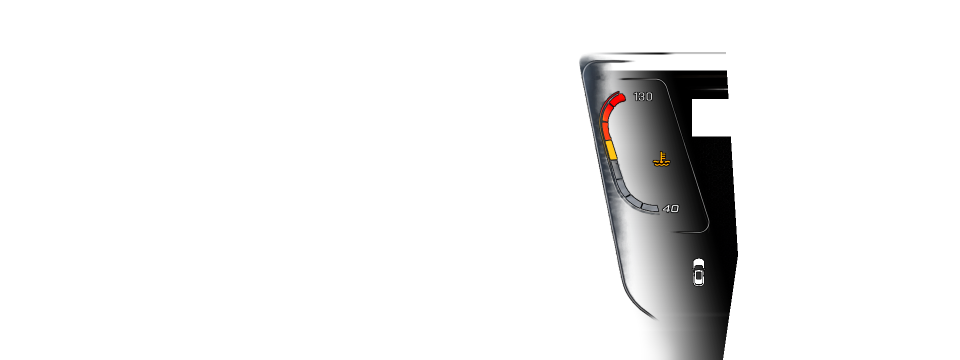
#> input picture app/src/main/assets/dashboard/classic_custom/engine_temperature.png, 1920 x 720 px (shown at 1/2 size)
$ python build_forbidden_mask_outline.py --source ../app/src/main/assets/dashboard/classic_custom/engine_temperature.png --output-dir out
#> lines starting #> are read from the running program, lines starting #| are printed output that depends on the picture; after the words box and inside, x2 and y2 are one past the last pixel; in counts of white or black regions, pixels touching at a corner belong together
#!/usr/bin/env python3
"""Build a smooth calibration outline from the system-icon forbidden mask.

`h9_system_icon_forbidden_mask_1920x720.png` (a.k.a.
`docs/H9_Cluster_Neutral_Design_Template_1920x720/03_system_icons_forbidden_mask.png`)
was traced by hand from a photo of the real cluster, so its boundary is a
raw pixel staircase (lots of small straight steps instead of a clean curve).

This script produces a *new* transparent PNG that traces a smooth outline
right at the edge of each of the mask's 6 regions, with the staircase noise
removed: gentle curves everywhere a curve is expected, and clean right
angles preserved on the rectangular tabs. The outline is meant to be baked
into the calibration APK and nudged against real dashboard photos, so it is
drawn as a thin bright core line with a soft dark halo to stay visible over
any background.

The canonical mask itself is never modified or resized — only a smoothed
*copy* of its silhouette is used to place the outline.
"""

from __future__ import annotations

import argparse
from pathlib import Path

import cv2
import numpy as np
from PIL import Image

SIZE = (1920, 720)

# Supersampling factor used while smoothing/stroking, for anti-aliased,
# perfectly even edges with no visible pixel steps in the final PNG.
SUPERSAMPLE = 6

# How aggressively to round off staircase noise, in *original* pixels.
# The two big hand-traced arcs need a fairly wide radius to erase their
# staircase; the small rectangular tabs only need a light touch so they
# keep their real right angles.
SMOOTH_RADIUS_BIG = 22
SMOOTH_RADIUS_SMALL = 3
BIG_COMPONENT_MIN_AREA = 20000

STROKE_WIDTH = 4
HALO_WIDTH = 3
CORE_COLOR = (255, 255, 255)
HALO_COLOR = (0, 0, 0)
HALO_ALPHA = 150


def load_binary_mask(path: Path) -> np.ndarray:
    image = Image.open(path).convert("L")
    if image.size != SIZE:
        raise ValueError(f"{path}: expected {SIZE}, got {image.size}")
    array = np.array(image)
    return (array > 127).astype(np.uint8) * 255


def supersampled_smooth(mask_roi: np.ndarray, radius: int) -> np.ndarray:
    """Upscale, blur and re-threshold, then let the caller downsample later.

    Working at a higher resolution before downsampling is what turns a
    coarse pixel staircase into a properly anti-aliased, evenly smooth edge.
    """
    big = cv2.resize(
        mask_roi,
        None,
        fx=SUPERSAMPLE,
        fy=SUPERSAMPLE,
        interpolation=cv2.INTER_NEAREST,
    )
    sigma = max(1.0, radius * SUPERSAMPLE / 3.0)
    blurred = cv2.GaussianBlur(big, (0, 0), sigma)
    _, hard = cv2.threshold(blurred, 127, 255, cv2.THRESH_BINARY)
    return hard


def outward_ring_big(mask_big: np.ndarray, width_px: int) -> np.ndarray:
    kernel_size = width_px * SUPERSAMPLE * 2 + 1
    kernel = cv2.getStructuringElement(cv2.MORPH_ELLIPSE, (kernel_size, kernel_size))
    dilated = cv2.dilate(mask_big, kernel)
    return cv2.subtract(dilated, mask_big)


def downsample(mask_big: np.ndarray, roi_shape: tuple[int, int]) -> np.ndarray:
    height, width = roi_shape
    return cv2.resize(mask_big, (width, height), interpolation=cv2.INTER_AREA)


def render_component_outline(mask_roi: np.ndarray, radius: int) -> np.ndarray:
    """Return an RGBA outline layer (white core + dark halo) for one region."""
    smooth_big = supersampled_smooth(mask_roi, radius)

    halo_big = outward_ring_big(smooth_big, STROKE_WIDTH + HALO_WIDTH)
    core_big = outward_ring_big(smooth_big, STROKE_WIDTH)
    halo_only_big = cv2.subtract(halo_big, core_big)

    core_alpha = downsample(core_big, mask_roi.shape)
    halo_alpha = downsample(halo_only_big, mask_roi.shape)

    height, width = mask_roi.shape
    layer = np.zeros((height, width, 4), dtype=np.uint8)

    halo_norm = (halo_alpha.astype(np.float32) / 255.0) * HALO_ALPHA
    layer[:, :, 0] = HALO_COLOR[0]
    layer[:, :, 1] = HALO_COLOR[1]
    layer[:, :, 2] = HALO_COLOR[2]
    layer[:, :, 3] = halo_norm.astype(np.uint8)

    core_pixels = core_alpha > 0
    layer[core_pixels, 0:3] = CORE_COLOR
    layer[core_pixels, 3] = core_alpha[core_pixels]

    return layer


def build_outline(mask: np.ndarray) -> np.ndarray:
    count, labels, stats, _ = cv2.connectedComponentsWithStats(mask, connectivity=8)
    canvas = np.zeros((*mask.shape, 4), dtype=np.uint8)

    for label in range(1, count):
        x, y, w, h, area = stats[label]
        if area < 5:
            continue

        radius = SMOOTH_RADIUS_BIG if area >= BIG_COMPONENT_MIN_AREA else SMOOTH_RADIUS_SMALL
        pad = radius * 3 + STROKE_WIDTH + HALO_WIDTH + 4

        x0 = max(0, x - pad)
        y0 = max(0, y - pad)
        x1 = min(mask.shape[1], x + w + pad)
        y1 = min(mask.shape[0], y + h + pad)

        component_mask = np.where(labels[y0:y1, x0:x1] == label, mask[y0:y1, x0:x1], 0)
        layer = render_component_outline(component_mask, radius)

        region = canvas[y0:y1, x0:x1]
        alpha_f = layer[:, :, 3:4].astype(np.float32) / 255.0
        region[:, :, 0:3] = (
            layer[:, :, 0:3].astype(np.float32) * alpha_f
            + region[:, :, 0:3].astype(np.float32) * (1 - alpha_f)
        ).astype(np.uint8)
        region[:, :, 3] = np.maximum(region[:, :, 3], layer[:, :, 3])

    return canvas


def build_smoothed_silhouette(mask: np.ndarray) -> np.ndarray:
    """A clean, anti-aliased copy of the mask silhouette (for reference/QA)."""
    count, labels, stats, _ = cv2.connectedComponentsWithStats(mask, connectivity=8)
    canvas = np.zeros(mask.shape, dtype=np.uint8)

    for label in range(1, count):
        x, y, w, h, area = stats[label]
        if area < 5:
            continue

        radius = SMOOTH_RADIUS_BIG if area >= BIG_COMPONENT_MIN_AREA else SMOOTH_RADIUS_SMALL
        pad = radius * 3 + 4

        x0 = max(0, x - pad)
        y0 = max(0, y - pad)
        x1 = min(mask.shape[1], x + w + pad)
        y1 = min(mask.shape[0], y + h + pad)

        component_mask = np.where(labels[y0:y1, x0:x1] == label, mask[y0:y1, x0:x1], 0)
        smooth_big = supersampled_smooth(component_mask, radius)
        smooth = downsample(smooth_big, component_mask.shape)
        canvas[y0:y1, x0:x1] = np.maximum(canvas[y0:y1, x0:x1], smooth)

    return canvas


def main() -> None:
    parser = argparse.ArgumentParser()
    parser.add_argument("--source", required=True, type=Path)
    parser.add_argument("--output-dir", required=True, type=Path)
    args = parser.parse_args()

    mask = load_binary_mask(args.source)
#> in load_binary_mask, `return (array > 127).astype(np.uint8) * 255`:
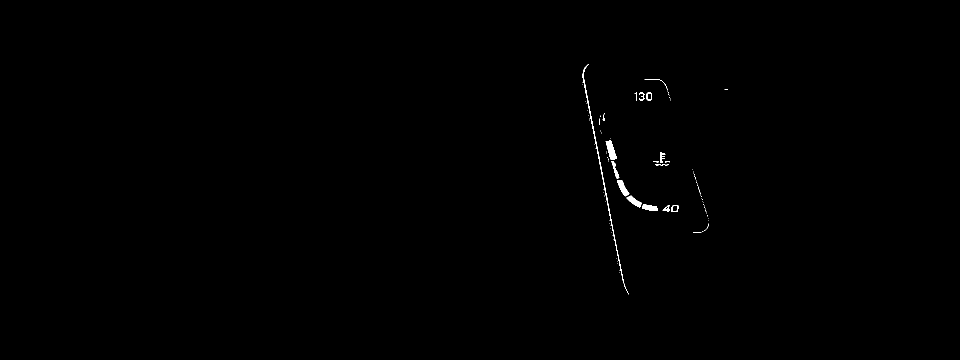
#> returned value: shape (720, 1920) (shown at 1/2 size); 0.24% white; 92 white regions (75 under 20 px), largest, box (x1, y1, x2, y2) and area: (1165, 128, 1258, 589) 877, (1211, 281, 1234, 319) 467, (1234, 361, 1259, 393) 353

    outline = build_outline(mask)
#> in build_outline, `count, labels, stats, _ = cv2.connectedComponentsWithStats(mask, conne..`: labels: shape (720, 1920) int32; 93 distinct labels, from 0 to 92
#> in build_outline, `count, labels, stats, _ = cv2.connectedComponentsWithStats(mask, conne..`: count = 93; stats = 93 rows, first 6: [0, 0, 1920, 720, 1379089], [1165, 128, 93, 461, 877], [1289, 158, 46, 22, 54], [1164, 164, 1, 1, 1], [1165, 168, 1, 1, 1], [1449, 178, 7, 1, 7]
#> the loop in build_outline, `for label in range(1, count):` made 92 passes
#> (x, y, w, h, area, x0, y0, x1) on passes 1, 2, 7, 8, 9, 19, 29, 33, 38, 39, 40, 41: (1165, 128, 93, 461, 877, 1145, 108, 1278), (1289, 158, 46, 22, 54, 1269, 138, 1355), (1269, 185, 5, 16, 36, 1249, 165, 1294), (1278, 185, 11, 16, 70, 1258, 165, 1309), (1293, 185, 11, 16, 80, 1273, 165, 1324), (1205, 226, 5, 15, 30, 1185, 206, 1230), (1211, 281, 23, 38, 467, 1191, 261, 1254), (1320, 304, 11, 22, 102, 1300, 284, 1351), (1223, 322, 16, 35, 188, 1203, 302, 1259), (1307, 322, 10, 3, 21, 1287, 302, 1337), (1330, 322, 10, 3, 22, 1310, 302, 1360), (1310, 328, 27, 3, 50, 1290, 308, 1357)
#> pass 1, in supersampled_smooth, `_, hard = cv2.threshold(blurred, 127, 255, cv2.THRESH_BINARY)`:
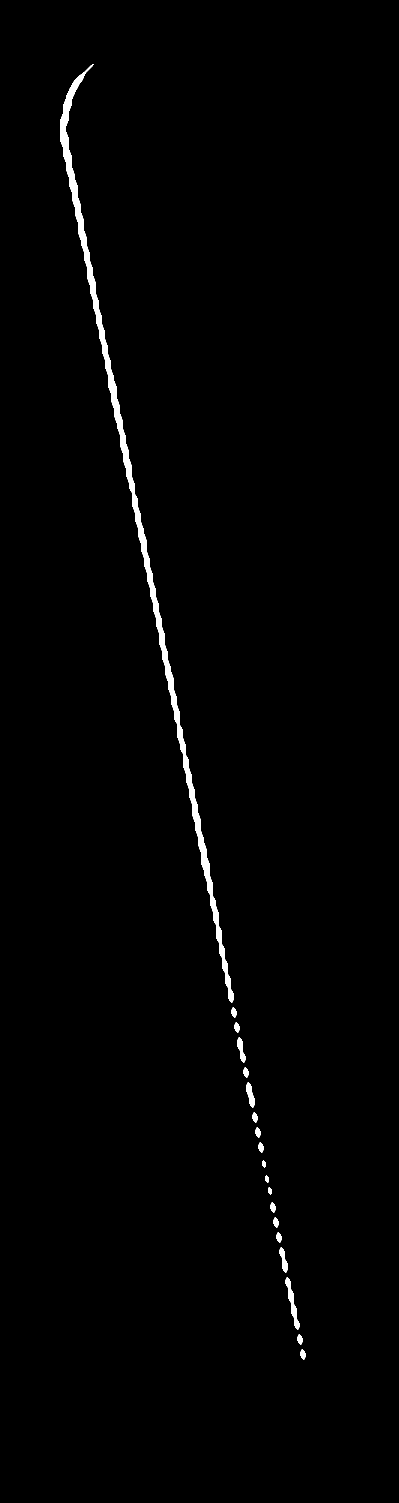
#> hard: shape (3006, 798) (shown at 1/2 size); 1.1% white; 19 white regions, largest, box (x1, y1, x2, y2) and area: (120, 128, 467, 2005) 21374, (571, 2555, 599, 2659) 844, (493, 2165, 509, 2215) 474
#> after the loop in build_outline, `for label in range(1, count):`: component_mask: shape (41, 57); 0.73% white in thin lines or dots, all inside (x1, y1, x2, y2) = (20, 20, 37, 21)
#> after the loop in build_outline, `for label in range(1, count):`: region: shape (41, 57, 4); every value is 0
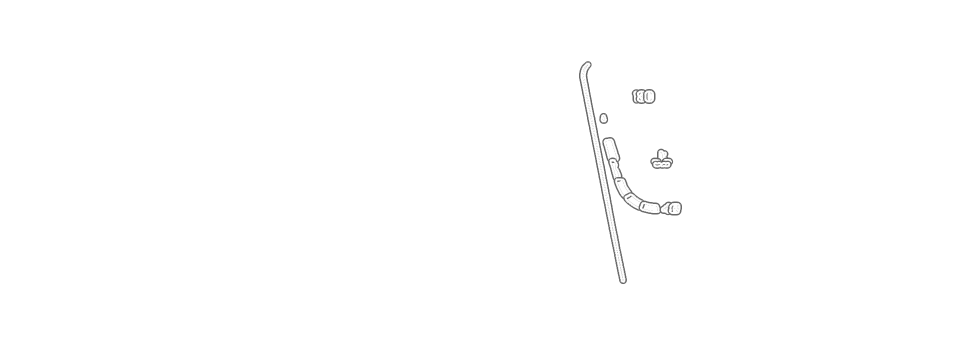
#> outline: shape (720, 1920, 4) (shown at 1/2 size); mean of channels 0, 1, 2, 3 1.4, 1.4, 1.4, 1.9; transparent parts drawn white
    smoothed = build_smoothed_silhouette(mask)
#> in build_smoothed_silhouette, `count, labels, stats, _ = cv2.connectedComponentsWithStats(mask, conne..`: count = 93
#> the loop in build_smoothed_silhouette, `for label in range(1, count):` made 92 passes
#> (x, y, w, h, area, x0, y0, x1) on passes 1, 2, 7, 8, 9: (1165, 128, 93, 461, 877, 1152, 115, 1271), (1289, 158, 46, 22, 54, 1276, 145, 1348), (1269, 185, 5, 16, 36, 1256, 172, 1287), (1278, 185, 11, 16, 70, 1265, 172, 1302), (1293, 185, 11, 16, 80, 1280, 172, 1317)
#> pass 1, in supersampled_smooth (call 25), `big = cv2.resize( mask_roi, None, fx=SUPERSAMPLE, fy=SUPERSAMPLE, inte..`:
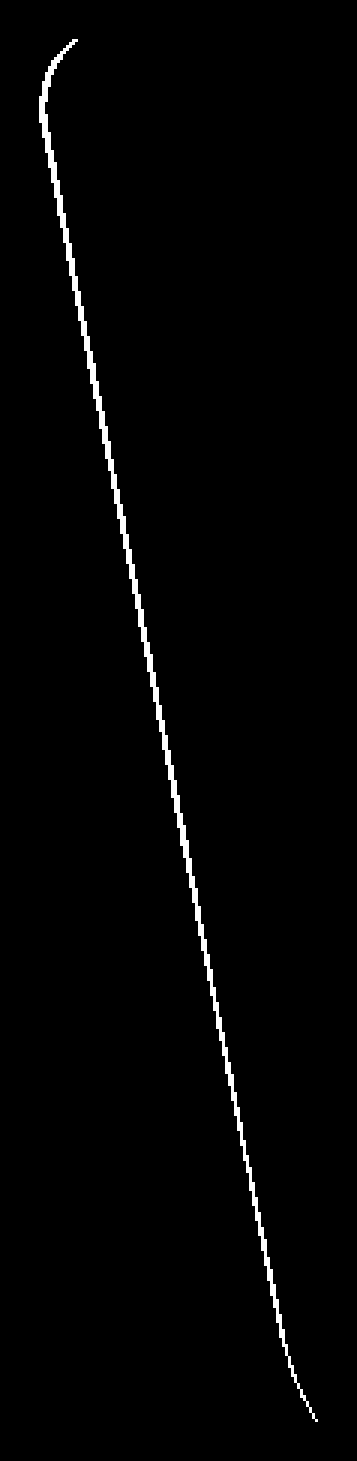
#> big: shape (2922, 714) (shown at 1/2 size); 1.5% white; 1 white region, box (x1, y1, x2, y2) and area: (78, 78, 636, 2844) 31572
#> pass 1, in supersampled_smooth (call 25), `_, hard = cv2.threshold(blurred, 127, 255, cv2.THRESH_BINARY)`:
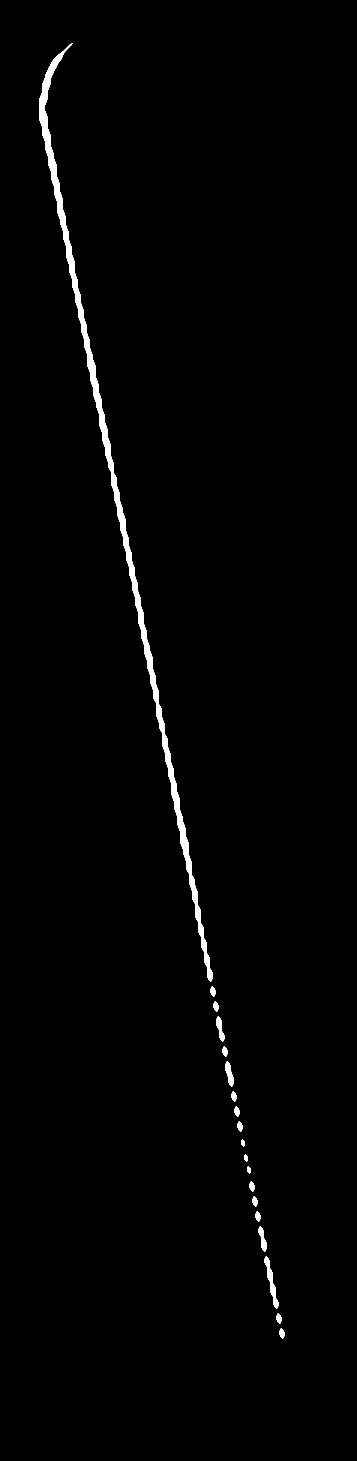
#> hard: shape (2922, 714) (shown at 1/2 size); 1.2% white; 19 white regions, largest, box (x1, y1, x2, y2) and area: (78, 86, 425, 1963) 21374, (529, 2513, 557, 2617) 844, (451, 2123, 467, 2173) 474
#> after the loop in build_smoothed_silhouette, `for label in range(1, count):`:
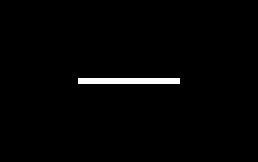
#> component_mask: shape (27, 43) (shown 6 times larger); 1.5% white in thin lines or dots, all inside (x1, y1, x2, y2) = (13, 13, 30, 14)
#> after the loop in build_smoothed_silhouette, `for label in range(1, count):`: smooth_big: shape (162, 258); every value is 0

    args.output_dir.mkdir(parents=True, exist_ok=True)

    Image.fromarray(outline, "RGBA").save(
        args.output_dir / "system_icons_forbidden_mask_outline_1920x720.png",
        "PNG",
        optimize=True,
    )
    Image.fromarray(smoothed, "L").save(
        args.output_dir / "system_icons_forbidden_mask_smoothed_1920x720.png",
        "PNG",
        optimize=True,
    )

    preview = Image.new("RGBA", SIZE, (30, 30, 30, 255))
    mask_rgba = np.zeros((*mask.shape, 4), dtype=np.uint8)
    mask_rgba[:, :, 0:3] = 90
    mask_rgba[:, :, 3] = mask
    preview.alpha_composite(Image.fromarray(mask_rgba, "RGBA"))
    preview.alpha_composite(Image.fromarray(outline, "RGBA"))
    preview.convert("RGB").save(
        args.output_dir / "system_icons_forbidden_mask_outline_preview_1920x720.png",
        "PNG",
        optimize=True,
    )
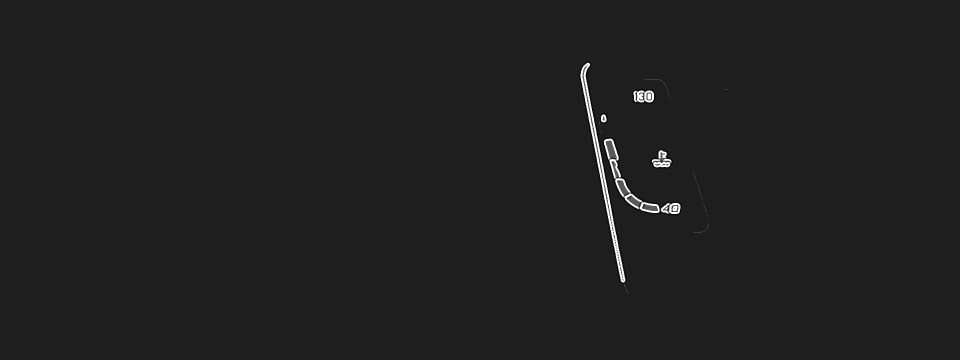
#> saved as system_icons_forbidden_mask_outline_preview_1920x720.png: PIL image 1920x720 RGB (shown at 1/2 size); min 12, max 255, mean 31.2


if __name__ == "__main__":
    main()

$ run again, on app/src/main/assets/dashboard/classic_custom/speedometer.png
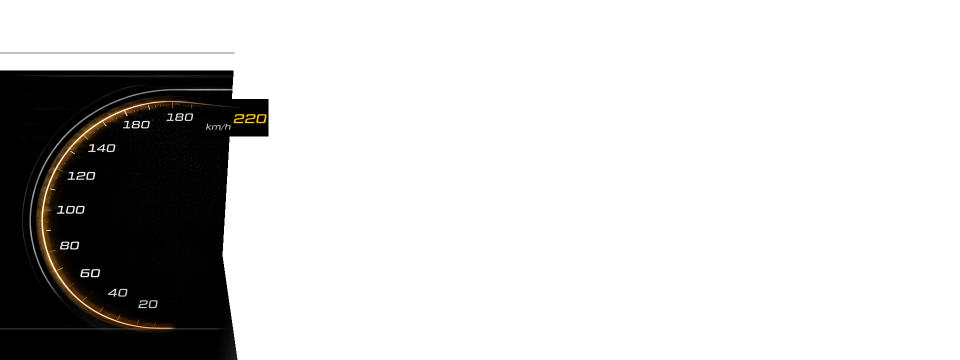
#> input picture app/src/main/assets/dashboard/classic_custom/speedometer.png, 1920 x 720 px (shown at 1/2 size)
#> in load_binary_mask, `return (array > 127).astype(np.uint8) * 255`:
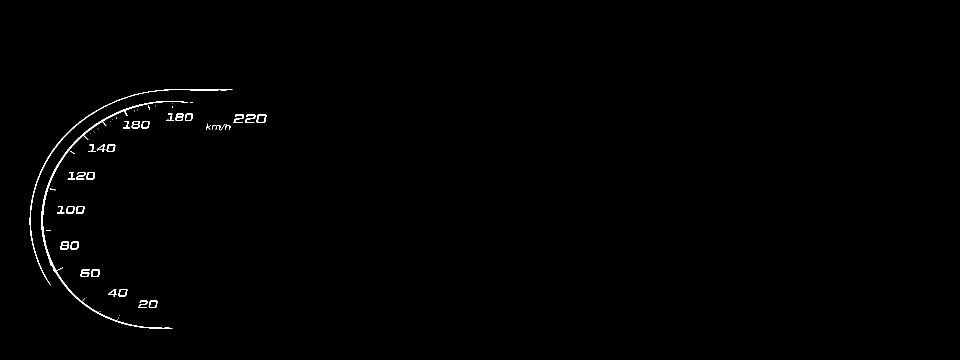
#> returned value: shape (720, 1920) (shown at 1/2 size); 0.51% white in thin lines or dots, all inside (x1, y1, x2, y2) = (59, 178, 533, 657)
#> labels: shape (720, 1920) int32; 59 distinct labels, from 0 to 58
#> count = 59; stats = 59 rows, first 6: [0, 0, 1920, 720, 1375385], [59, 178, 406, 393, 1368], [82, 202, 294, 455, 2404], [380, 205, 6, 1, 6], [344, 207, 1, 1, 1], [296, 210, 4, 10, 14]
#> the loop in build_outline, `for label in range(1, count):` made 58 passes
#> (x, y, w, h, area, x0, y0, x1) on passes 1, 2, 11, 12, 13, 14, 15, 16: (59, 178, 406, 393, 1368, 39, 158, 485), (82, 202, 294, 455, 2404, 62, 182, 396), (333, 227, 14, 15, 76, 313, 207, 367), (350, 227, 17, 15, 126, 330, 207, 387), (370, 227, 16, 15, 104, 350, 207, 406), (467, 229, 21, 17, 144, 447, 209, 508), (490, 229, 21, 17, 145, 470, 209, 531), (513, 229, 20, 17, 145, 493, 209, 553)
#> in main, `preview.alpha_composite(Image.fromarray(outline, "RGBA"))`:
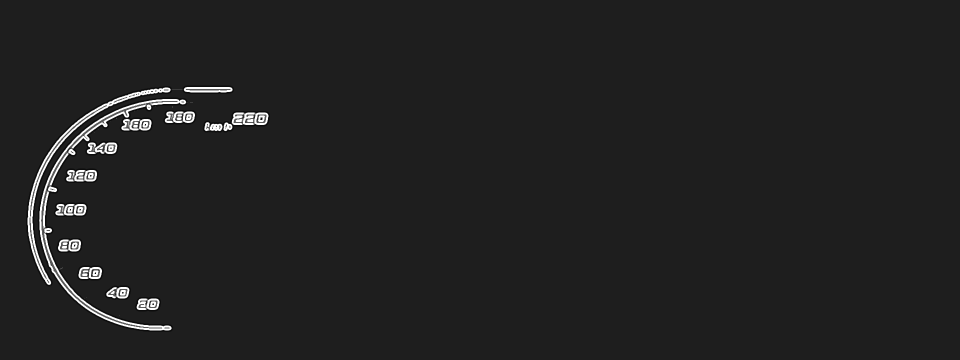
#> preview: PIL image 1920x720 RGBA (shown at 1/2 size); mean R, G, B, A 33.3, 33.3, 33.3, 255

$ run again, on app/src/main/assets/dashboard/classic_custom/tachometer.png
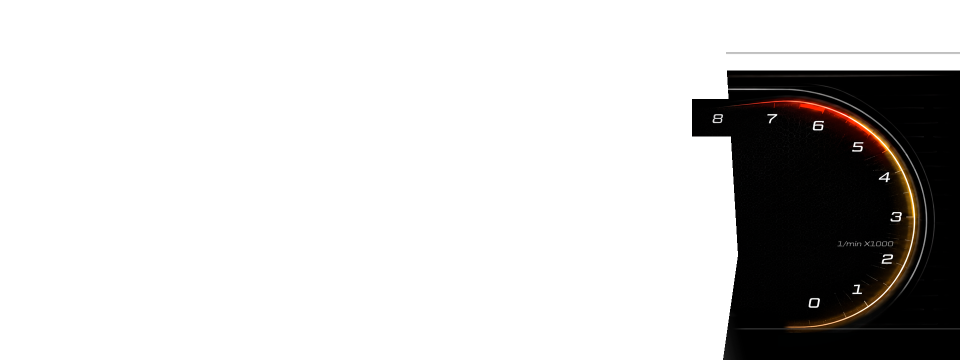
#> input picture app/src/main/assets/dashboard/classic_custom/tachometer.png, 1920 x 720 px (shown at 1/2 size)
#> in load_binary_mask, `return (array > 127).astype(np.uint8) * 255`:
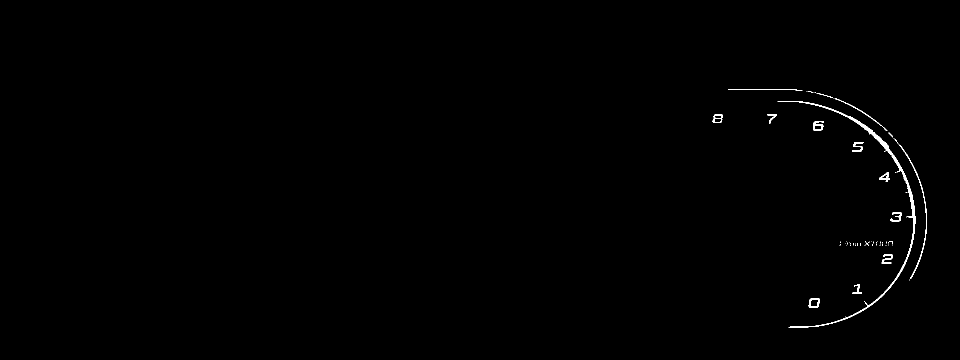
#> returned value: shape (720, 1920) (shown at 1/2 size); 0.41% white; 52 white regions (37 under 20 px), largest, box (x1, y1, x2, y2) and area: (1555, 202, 1831, 655) 2865, (1787, 276, 1854, 559) 577, (1456, 178, 1605, 182) 223
#> labels: shape (720, 1920) int32; 53 distinct labels, from 0 to 52
#> in build_outline, `count, labels, stats, _ = cv2.connectedComponentsWithStats(mask, conne..`: count = 53; stats = 53 rows, first 6: [0, 0, 1920, 720, 1376791], [1456, 178, 149, 4, 223], [1613, 182, 2, 1, 2], [1616, 183, 11, 2, 12], [1629, 185, 3, 1, 3], [1633, 186, 34, 11, 46]
#> the loop in build_outline, `for label in range(1, count):` made 52 passes
#> (x, y, w, h, area, x0, y0, x1) on passes 1, 5, 6, 7, 8, 9, 10, 12: (1456, 178, 149, 4, 223, 1436, 158, 1625), (1633, 186, 34, 11, 46, 1613, 166, 1687), (1669, 197, 106, 65, 208, 1649, 177, 1795), (1555, 202, 276, 453, 2865, 1535, 182, 1851), (1425, 228, 21, 18, 172, 1405, 208, 1466), (1535, 228, 19, 19, 121, 1515, 208, 1574), (1626, 242, 22, 19, 212, 1606, 222, 1668), (1787, 276, 67, 283, 577, 1767, 256, 1874)
#> in build_smoothed_silhouette, `count, labels, stats, _ = cv2.connectedComponentsWithStats(mask, conne..`: count = 53
#> the loop in build_smoothed_silhouette, `for label in range(1, count):` made 52 passes
#> (x, y, w, h, area, x0, y0, x1) on passes 1, 5, 6, 7, 8, 9: (1456, 178, 149, 4, 223, 1443, 165, 1618), (1633, 186, 34, 11, 46, 1620, 173, 1680), (1669, 197, 106, 65, 208, 1656, 184, 1788), (1555, 202, 276, 453, 2865, 1542, 189, 1844), (1425, 228, 21, 18, 172, 1412, 215, 1459), (1535, 228, 19, 19, 121, 1522, 215, 1567)
#> in main, `preview.convert("RGB").save( args.output_dir / "system_icons_forbidden..`:
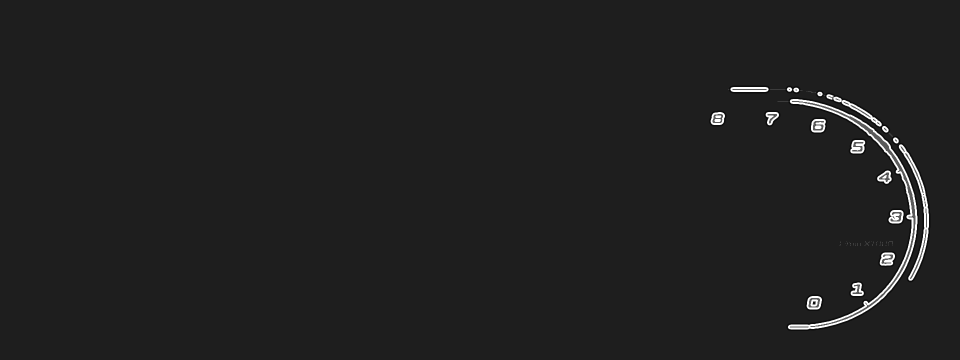
#> saved as system_icons_forbidden_mask_outline_preview_1920x720.png: PIL image 1920x720 RGB (shown at 1/2 size); min 12, max 255, mean 32.3
